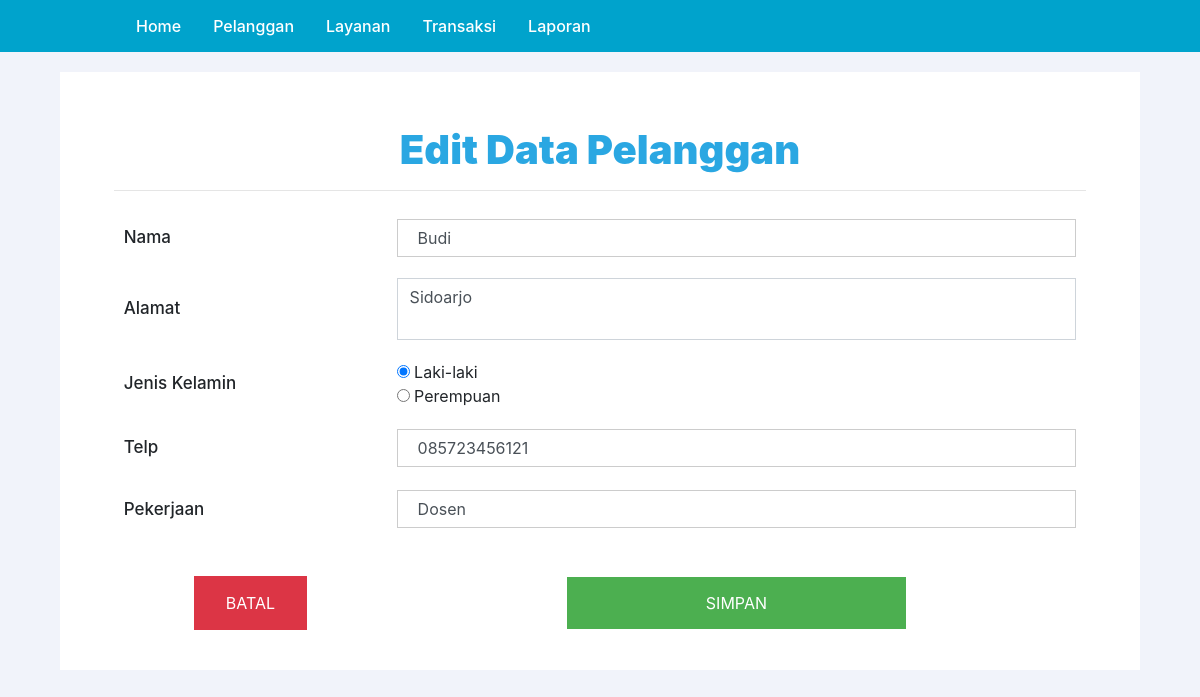
The app's page /edit_pelanggan.php?id=1 with its own data.
### tables this page shows
CREATE TABLE `pelanggan` (
  `ID_PELANGGAN` int(11) NOT NULL,
  `NAMA_PELANGGAN` varchar(50) DEFAULT NULL,
  `ALAMAT_PELANGGAN` varchar(50) DEFAULT NULL,
  `JK_PELANGGAN` varchar(15) DEFAULT NULL,
  `TELP_PELANGGAN` varchar(15) NOT NULL,
  `PEKERJAAN_PELANGGAN` varchar(40) NOT NULL
);

### edit_pelanggan.php (the view, shortened to what this page needs)
<!DOCTYPE html>
<html>
<head>
    <link rel="stylesheet" href="bootstrap.min.css">
    <link href="all.css" rel="stylesheet" type="text/css">
    <link rel="stylesheet" type="text/css" href="bootstrap.min.css">
    <link rel="stylesheet" type="text/css" href="styleadmin.css">
    <link rel="stylesheet" type="text/css" href="sidebar.css">
</head>
<div class="navigasi">
    <a href="halaman_pegawai.php">Home</a>
    <a href="halaman_pegawai_pelanggan.php">Pelanggan</a>
    <a href="halaman_pegawai_layanan.php">Layanan</a>
    <a href="transaksi.php">Transaksi</a>
    <a href="halaman_pegawai_laporan.php">Laporan</a>
</div>
<div class="container">
    <div class="row profile">
        <div class="col">
            <div class="content">
                <h1><b>Edit Data Pelanggan</b></h1>
                <hr>
                <table width="auto" border="0" cellpadding="2" cellspacing="1">
                    <?php
                    include 'koneksi.php';
                    $id = $_GET['id'];
                    $data = mysqli_query($koneksi, "select * from pelanggan where ID_PELANGGAN='$id'");
                    while ($d = mysqli_fetch_array($data)) {
                    ?>
                        <form method="post" action="update_pelanggan.php"><data>
                                <table class="table1">
                                    <tbody>
                                        <tr>
                                            <td><data>Nama</data></td>
                                            <td><data>
                                                    <input type="text" class="form-control" name="nama" value="<?php echo $d['NAMA_PELANGGAN']; ?>">
                                                </data></td>
                                        </tr>
                                        <tr>
                                            <td><data>Alamat</data></td>
                                            <td><data>
                                                    <textarea type="textarea" name="alamat" class="form-control" style="resize: none;"><?php echo $d['ALAMAT_PELANGGAN']; ?></textarea>
                                                </data></td>
                                        </tr>
                                        <tr>
                                            <td><data>Jenis Kelamin</data></td>
                                            <td>
                                                <input type="radio" name="jeniskelamin" value="Laki-laki" <?php if ($d['JK_PELANGGAN'] == 'Laki-laki') echo 'checked' ?>> Laki-laki<br>
                                                <input type="radio" name="jeniskelamin" value="Perempuan" <?php if ($d['JK_PELANGGAN'] == 'Perempuan') echo 'checked' ?>> Perempuan<br>
                                            </td>
                                        </tr>
                                        <tr>
                                            <td><data>Telp</data></td>
                                            <td><data>
                                                    <input type="text" class="form-control" name="telp" value="<?php echo $d['TELP_PELANGGAN']; ?>">
                                                </data></td>
                                        </tr>
                                        <tr>
                                            <td><data>Pekerjaan</data></td>
                                            <td><data>
                                                    <input type="text" class="form-control" name="pekerjaan" value="<?php echo $d['PEKERJAAN_PELANGGAN']; ?>">
                                                </data></td>
                                        </tr>
                                        <tr>
                                            <td></td>
                                        </tr>
                                        <tr>
                                            <td style="text-align: center"><a type="button" href="halaman_pegawai_pelanggan.php" class="batal btn btn-danger btn-sm">BATAL</a></td>
                                            <td style="text-align: center"><input type="submit" value="SIMPAN" class="simpan btn btn-success btn-sm"></td>
                                        </tr>
                                    </tbody>
                                </table>
                            </data></form>
                    <?php
                    }
                    ?>
            </div>
        </div>
    </div>
</div>
</body>
</html>

### styleadmin.css (style rules this page uses)
h1 { text-align: center; font-weight: 300; }
input[type=text], [type=date], [type=password], select { width: 100%; padding: 6px 20px; margin: 2px 0; display: inline-block; border: 1px solid #ccc; border-radius: 4px; box-sizing: border-box; }
input[type=submit] { width: 50%; background-color: #4CAF50; color: white; padding: 14px 20px; margin: 8px 0; border: none; border-radius: 4px; cursor: pointer; }
.daftar_tabel th, td { text-align: left; padding: 8px; }
.navigasi { overflow: hidden; background-color: #00a3cc; padding-left: 10%; }
.navigasi a { float: left; font-size: 16px; color: white; text-align: center; padding: 14px 16px; text-decoration: none; }

### sidebar.css (style rules this page uses)
.profile { margin: 20px 0; }
a, button, code, div, img, input, label, li, p, pre, select, span, svg, table, td, textarea, th, ul { -webkit-border-radius: 0!important; -moz-border-radius: 0!important; border-radius: 0!important; }

### edit_pelanggan.php (style rules this page uses)
.content { padding: 5%; height: 95%; background: #fff; min-height: 460px; }
h1 { font-family: -apple-system, BlinkMacSystemFont, 'Segoe UI', Roboto, Oxygen, Ubuntu, Cantarell, 'Open Sans', 'Helvetica Neue', sans-serif; color: #2aa7e2; font-weight: 900; }
a { font-family: -apple-system, BlinkMacSystemFont, 'Segoe UI', Roboto, Oxygen, Ubuntu, Cantarell, 'Open Sans', 'Helvetica Neue', sans-serif; font-size: 23px; font-weight: 500; }
data { font-family: -apple-system, BlinkMacSystemFont, 'Segoe UI', Roboto, Oxygen, Ubuntu, Cantarell, 'Open Sans', 'Helvetica Neue', sans-serif; font-size: 17px; font-weight: 500; }
.table1 { font-family: -apple-system, BlinkMacSystemFont, 'Segoe UI', Roboto, Oxygen, Ubuntu, Cantarell, 'Open Sans', 'Helvetica Neue', sans-serif; border: none; border-collapse: collapse; width: 100%; height: 80% }
.table1, th, td { padding: 1% 1%; }
.simpan { background-color: #4CAF50; font-family: -apple-system, BlinkMacSystemFont, 'Segoe UI', Roboto, Oxygen, Ubuntu, Cantarell, 'Open Sans', 'Helvetica Neue', sans-serif; border: none; color: white; padding: 15px 32px; text-align: center; text-decoration: none; display: inline-block; font-size: 16px; }
.batal { font-family: -apple-system, BlinkMacSystemFont, 'Segoe UI', Roboto, Oxygen, Ubuntu, Cantarell, 'Open Sans', 'Helvetica Neue', sans-serif; border: none; color: white; padding: 15px 32px; text-align: center; text-decoration: none; display: inline-block; font-size: 16px; }

### records on screen
pelanggan: nama "Budi", alamat "Sidoarjo", JK_PELANGGAN "☑", telp "085723456121", pekerjaan "Dosen"
